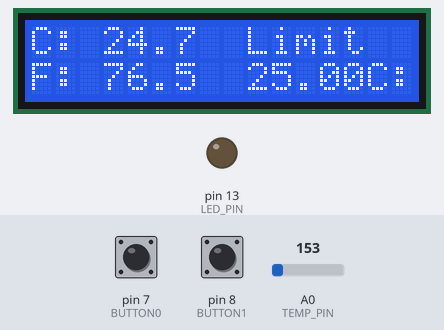
Bench run of a sketch on a simulated Arduino Uno, built with avr-gcc and run on an emulated ATmega328P. Shown: 16×2 character LCD, output pins drawn as LEDs (lit = HIGH). The inputs (shaded band) are chosen by the test bench; at power-on: pin 7 (BUTTON0) HIGH, pin 8 (BUTTON1) HIGH, A0 (TEMP_PIN) = 153.

Above: at 1.2 s.
1.3 s: pin 7 (BUTTON0) pulled LOW for 1 s
At 3.2 s:
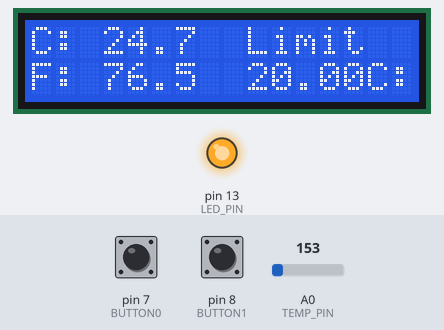
3.8 s: pin 8 (BUTTON1) pulled LOW for 3.2 s
At 7.5 s:
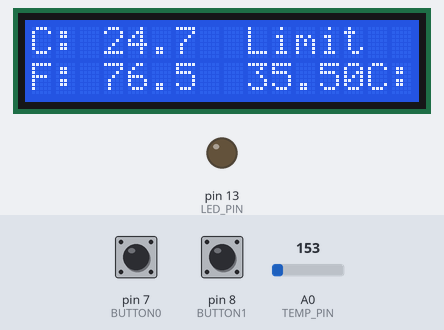
8.5 s: A0 (TEMP_PIN) set to 165
At 9.7 s:
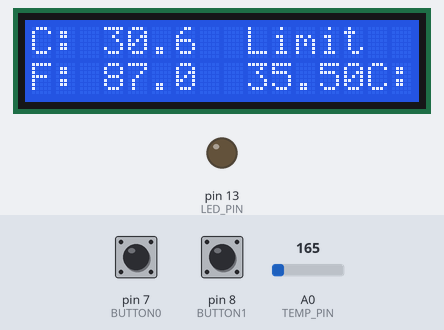
10.0 s: pin 7 (BUTTON0) pulled LOW for 0.15 s
At 11.4 s:
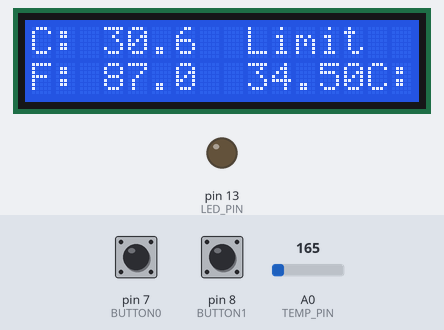
11.7 s: pin 8 (BUTTON1) pulled LOW for 1 s
At 13.9 s:
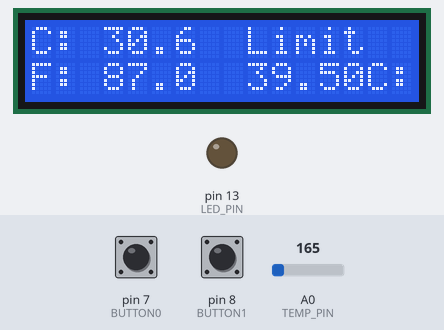
14.2 s: A0 (TEMP_PIN) set to 175
At 15.2 s:
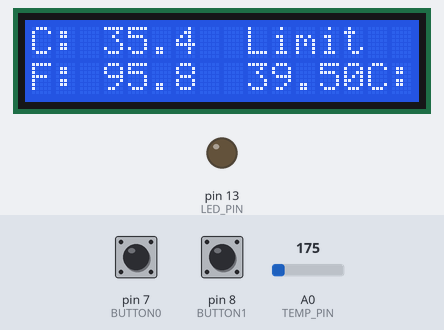
Timing chart, 0 to 16.7 s (numbered marks = the images above; inputs shaded):
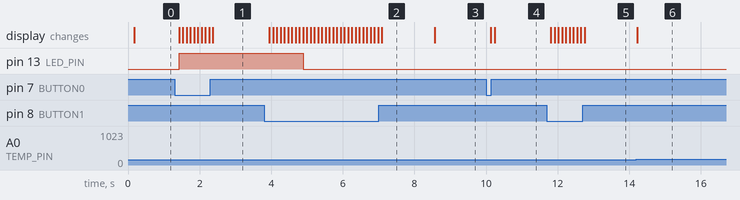

The sketch:

oppgave10_innlev5.ino
```cpp
/*Lager en temperaturmåler som printer  temp. i C og F
  Ledpin som lyser når temp går over en gitt grenseverdi.
  To knapper som skal øke/senke den gitte grenseverdien.
  prøvd å skrive 'basic' og dokumenterende
*/
#include <LiquidCrystal.h>
LiquidCrystal lcd(12, 11, 5, 4, 3, 2);
const int LED_PIN = 13;
const int TEMP_PIN = A0;
const int BUTTON0 = 7;
const int BUTTON1 = 8;
float limit = 25; //Grenseverdi for LED dioden
unsigned long nextTimeout = 0;

void setup()
{
  pinMode(LED_PIN, OUTPUT);
  pinMode(TEMP_PIN, INPUT);
  pinMode(BUTTON0, INPUT);
  pinMode(BUTTON1, INPUT);
  lcd.begin(16, 2);
}

void loop()
{
  getTempReadsAndPrintOnLCD();
  changeTempLimit();
  startTimer(1000);

}
/*
   Her skal vi lese om input fra temp sensor og konvertere til C og F
*/
void getTempReadsAndPrintOnLCD()
{
  int tempReading = analogRead(TEMP_PIN);
  float tempVolts = tempReading * 5 / 1024.0;
  float tempC = (tempVolts - 0.5) * 100.0;
  float tempF = tempC * 9.0 / 5.0 + 32.0;

  /*
     Print den konverterte temp på LCD skjermen, Både C og F
  */
  lcd.print("C: ");
  lcd.setCursor(3, 0);
  lcd.print(tempC, 1);
  lcd.setCursor(9, 0);
  lcd.print("Limit");
  lcd.setCursor(0, 1);
  lcd.print("F: ");
  lcd.setCursor(3, 6);
  lcd.print(tempF, 1);
  lcd.setCursor(9, 6);
  lcd.print(limit);


  /*
     skrur på LED om temp er høyere enn limit
  */
  if (limit <= tempC)
  {
    digitalWrite(LED_PIN, HIGH);
  }
  else if (limit >= tempC)
  {
    digitalWrite(LED_PIN, LOW);
  }
}
/* skjekker om en av knappene er trykt eller ikke for å justere grenseverdien
*/
void changeTempLimit()
{
  if (digitalRead(BUTTON0) == LOW)
  {
    limit = limit - 0.5;
  }
  if (digitalRead(BUTTON1) == LOW)
  {
    limit = limit + 0.5;
  }
delay(100);

}
//Setter en timer-skjekker, om tiden har gått ut = 1 hvis ikke = 0
boolean timerHasExpired()
{
  boolean hasExpired = false;
  if (millis() >= nextTimeout)
  {
    hasExpired = true;
  }
  else
  {
    hasExpired = false;
  }
  return hasExpired;
}

void startTimer(unsigned long duration)
{
  nextTimeout = millis() + duration;
}
```

Measured:
- after the input at 1.3 s, pin 13 (LED_PIN): LOW → HIGH after 0.13 s; the display: first changes after 0.13 s (image 1 shows a later state)
- after the input at 3.8 s, pin 13 (LED_PIN): HIGH → LOW after 1.1 s; the display: first changes after 0.15 s (image 2 shows a later state)
- after the input at 8.5 s, the display: changes after 0.06 s (image 3)
- after the input at 10.0 s, the display: first changes after 0.13 s (image 4 shows a later state)
- after the input at 11.7 s, the display: first changes after 0.11 s (image 5 shows a later state)
- after the input at 14.2 s, the display: changes at once (image 6)
